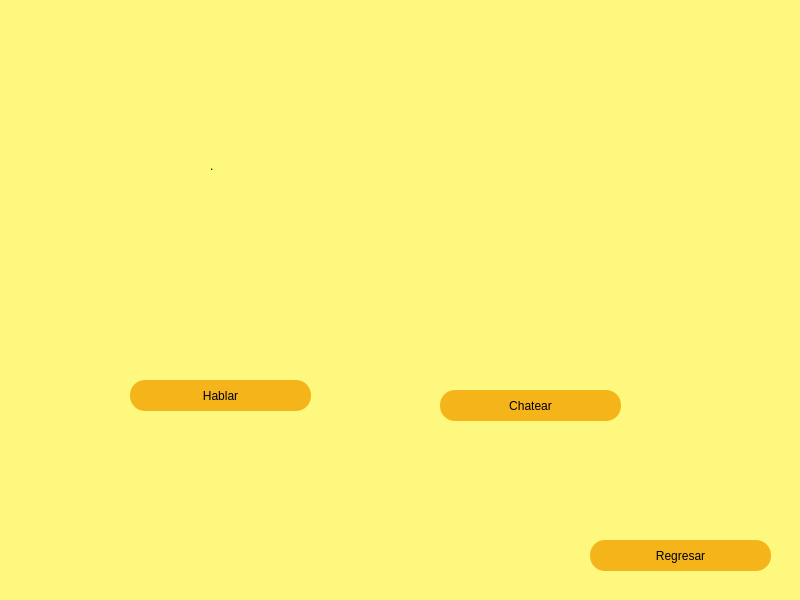
<?xml version="1.0" encoding="UTF-8"?>
<ui version="4.0">
 <class>page0</class>
 <widget class="QMainWindow" name="page0">
  <property name="geometry">
   <rect>
    <x>0</x>
    <y>0</y>
    <width>800</width>
    <height>600</height>
   </rect>
  </property>
  <property name="minimumSize">
   <size>
    <width>800</width>
    <height>600</height>
   </size>
  </property>
  <property name="maximumSize">
   <size>
    <width>800</width>
    <height>600</height>
   </size>
  </property>
  <property name="windowTitle">
   <string>page0</string>
  </property>
  <property name="styleSheet">
   <string notr="true">background-color: rgb(255, 248, 127);</string>
  </property>
  <widget class="QWidget" name="centralwidget">
   <property name="minimumSize">
    <size>
     <width>800</width>
     <height>600</height>
    </size>
   </property>
   <property name="maximumSize">
    <size>
     <width>800</width>
     <height>600</height>
    </size>
   </property>
   <widget class="QLabel" name="label_3">
    <property name="geometry">
     <rect>
      <x>210</x>
      <y>50</y>
      <width>321</width>
      <height>231</height>
     </rect>
    </property>
    <property name="text">
     <string>.</string>
    </property>
   </widget>
   <widget class="QPushButton" name="btn_regresar2">
    <property name="geometry">
     <rect>
      <x>590</x>
      <y>540</y>
      <width>181</width>
      <height>31</height>
     </rect>
    </property>
    <property name="styleSheet">
     <string notr="true">font: 87 18pt &quot;Arial Black&quot;;
background-color: rgb(244, 180, 26);
border-radius:15px;</string>
    </property>
    <property name="text">
     <string>Regresar</string>
    </property>
    <property name="icon">
     <iconset>
      <normaloff>../volver.png</normaloff>../volver.png</iconset>
    </property>
    <property name="iconSize">
     <size>
      <width>40</width>
      <height>40</height>
     </size>
    </property>
   </widget>
   <widget class="QPushButton" name="btn_regresar_2">
    <property name="geometry">
     <rect>
      <x>440</x>
      <y>390</y>
      <width>181</width>
      <height>31</height>
     </rect>
    </property>
    <property name="styleSheet">
     <string notr="true">font: 87 18pt &quot;Arial Black&quot;;
background-color: rgb(244, 180, 26);
border-radius:15px;</string>
    </property>
    <property name="text">
     <string>Chatear</string>
    </property>
    <property name="icon">
     <iconset>
      <normaloff>../ventana-de-chat.png</normaloff>../ventana-de-chat.png</iconset>
    </property>
    <property name="iconSize">
     <size>
      <width>36</width>
      <height>36</height>
     </size>
    </property>
   </widget>
   <widget class="QPushButton" name="Hablar">
    <property name="geometry">
     <rect>
      <x>130</x>
      <y>380</y>
      <width>181</width>
      <height>31</height>
     </rect>
    </property>
    <property name="styleSheet">
     <string notr="true">font: 87 18pt &quot;Arial Black&quot;;
background-color: rgb(244, 180, 26);
border-radius:15px;</string>
    </property>
    <property name="text">
     <string>Hablar</string>
    </property>
    <property name="icon">
     <iconset>
      <normaloff>../hablar.png</normaloff>../hablar.png</iconset>
    </property>
    <property name="iconSize">
     <size>
      <width>40</width>
      <height>40</height>
     </size>
    </property>
   </widget>
  </widget>
 </widget>
 <resources/>
 <connections/>
</ui>
